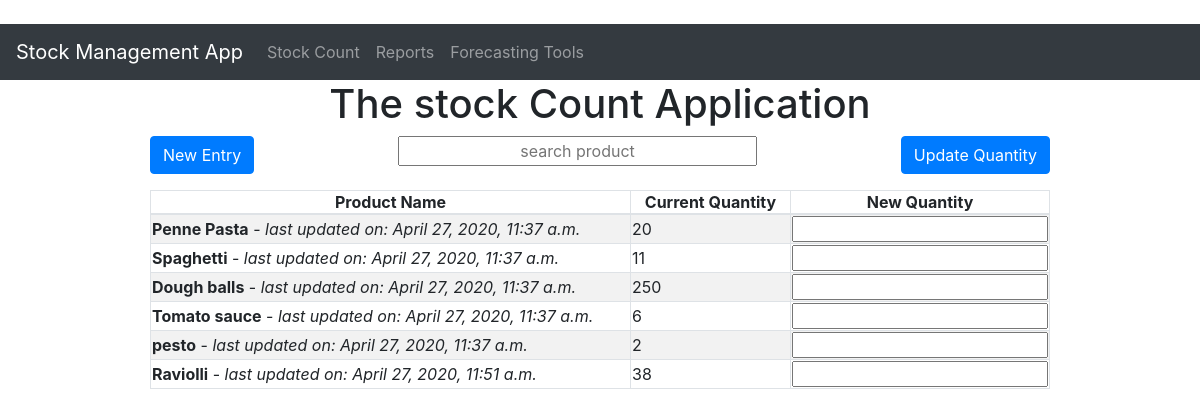
The app's page /, older data.
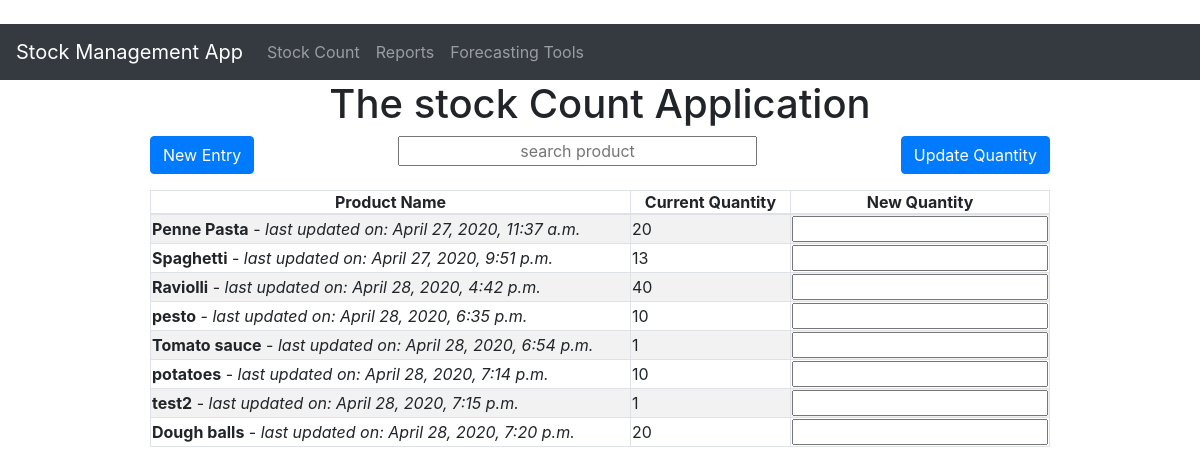
The same page, newer data.
### stock/models.py (models this page shows, shortened)
class Stock(models.Model):
    foodName = models.CharField(max_length = 200, verbose_name="Product")
    quantity = models.IntegerField(blank=True, null=True)
    dateTime = models.DateTimeField(blank=True, null=True, auto_now=True)

### stock/views.py (the view)
# urls.py: path('', StockListView, name = 'stock_view' ),
def StockListView(request):
    obj = Stock.objects.order_by('dateTime')
    context = {
        'obj' : obj,
        }
    return render(request, 'stock/stock_home_page.html', context)

### stock/templates/stock/stock_home_page.html (shortened to what this page needs)
{% extends 'base.html'%}
{% block content %}
<h1 class="text-center">The stock Count Application</h1>
<div class="d-flex justify-content-center">
    <div>
        <form action="update" method="POST"> {% csrf_token %}
        <div class="d-flex justify-content-between">
        <div id="margin"> <a class=" btn btn-primary" href="{% url 'create' %}"  >New Entry</a>    </div>
         <div class="">  <input class="placeholder" id="searchId" type="text"  name="search" value="" size="30" placeholder="search product"/>  </div>
        <div  >  <input class="submit  btn btn-primary" type="submit" value="Update Quantity" /> </div>
        </div>
<table class="table-striped table-bordered" >
    <thead class="thead-dark">
        <tr>
            <th>Product Name </th>  <th>Current Quantity</th> <th>New Quantity</th>
        </tr>
    </thead>
    <tbody id="product_table">
        {% for food in obj %}
            <tr>
                <td class="product-width"> <b>{{food.foodName}}</b> - <i>last updated on: {{food.dateTime}}</i></td> <td class="quantity-width">{{food.quantity}}</td>
                <td>
                    <input type="number" min="0" name="{{food.id}}" value="" />
                </td>
            </tr>
        {% endfor %}
    </tbody>
</table>
        </form>
</div>
    </div>
{% load static %}
{% endblock %}

Row changes from the older to the newer data that the page shows:
changed Stock "Spaghetti": dateTime "April 27, 2020, 11:37 a.m." → "April 27, 2020, 9:51 p.m."; quantity "11" → "13"
changed Stock "Raviolli": dateTime "April 27, 2020, 11:51 a.m." → "April 28, 2020, 4:42 p.m."; quantity "38" → "40"; moves up the list
changed Stock "pesto": dateTime "April 27, 2020, 11:37 a.m." → "April 28, 2020, 6:35 p.m."; quantity "2" → "10"; moves up the list
changed Stock "Tomato sauce": dateTime "April 27, 2020, 11:37 a.m." → "April 28, 2020, 6:54 p.m."; quantity "6" → "1"; moves down the list
added Stock: foodName "potatoes", dateTime "April 28, 2020, 7:14 p.m.", quantity "10"
added Stock: foodName "test2", dateTime "April 28, 2020, 7:15 p.m.", quantity "1"
changed Stock "Dough balls": dateTime "April 27, 2020, 11:37 a.m." → "April 28, 2020, 7:20 p.m."; quantity "250" → "20"
